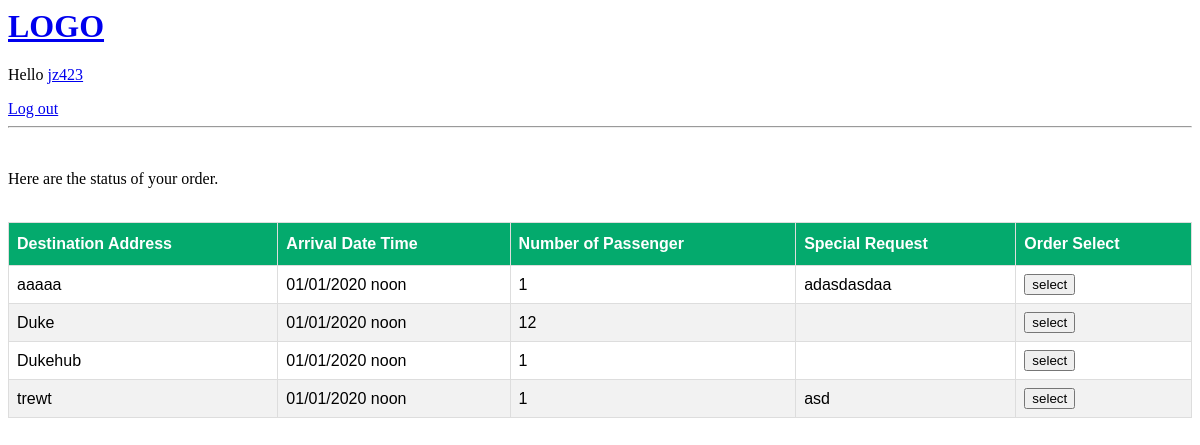
/user/driverSelect/ (signed in), run on the app's committed database.
### user/models.py (models this page shows, shortened)
class Owner(models.Model):
    owner = models.ForeignKey(User, on_delete=models.CASCADE)
    Destination_Address = models.CharField(max_length=100)
    Arrival_Date_Time = models.DateTimeField(help_text='Format: 2020-01-01 12:00')
    Number_of_Passenger = models.PositiveIntegerField(default=1)
    Vehicle_Type = models.CharField(max_length=20, choices=TYPE_CHOICES, default='--')
    Special_Request = models.CharField(max_length=400, blank=True)
    Share_Or_Not = models.BooleanField()
    Max_Share_Num = models.PositiveIntegerField(help_text='If you do not want to share please choose 0', default=0)
    Status = models.CharField(default='Ongoing', max_length=20)
    Sharers_Name = models.CharField(default='', max_length=50, blank=True)
    Driver_Name = models.CharField(default='', max_length=50, blank=True)
    Driver_License = models.CharField(default='', max_length=50, blank=True)

### user/views.py (the view)
# urls.py: path('driverSelect/',DriverListView.as_view() , name='DriverSelect'),
class DriverListView(ListView):
    template_name = 'user/driver_select.html'
    def get_queryset(self):
        return Owner.objects.filter().order_by('Arrival_Date_Time')

### user/templates/user/driver_select.html (shortened to what this page needs)
{%extends 'main.html'%}
{% load mathfilters %}
{%block content%}
<br>
    <p>
        Here are the status of your order.
    </p>
<br>
<table id="customers">
    <thead>
    <tr>
        <th>Destination Address</th>
        <th>Arrival Date Time</th>
        <th>Number of Passenger</th>
        <th>Special Request</th>
        <th>Order Select</th>
    </tr>
    </thead>
    <tbody>
    {% for ride in object_list %}
    <tr>
    <td>{{ ride.Destination_Address }}</td>
    <td>{{ ride.Arrival_Date_Time|date:"m/d/Y P" }}</td>
    <td>{{ ride.Number_of_Passenger }}</td>
    <td>{{ ride.Special_Request }}</td>
    <td><button onclick= "myFunction()">select</button></td>
    </tr>
    {% endfor %}
    </tbody>
</table>
{% endblock %}

### templates/navBar.html
<a href="/">
    <h1>LOGO</h1>
</a>
{% if request.user.is_authenticated %}
<p>Hello <a href="{% url 'UserHome' %}">{{request.user}}</a></p>
<a href="{% url 'logout' %}">Log out</a>
{% else %}
<a href="{%url 'login'%}">Log in</a>
{% endif %}
<hr>

### user/templates/user/driver_select.html (style rules this page uses)
#customers { font-family: Arial, Helvetica, sans-serif; border-collapse: collapse; width: 100%; }
#customers td, #customers th { border: 1px solid #ddd; padding: 8px; }
#customers tr:nth-child(even) { background-color: #f2f2f2; }
#customers th { padding-top: 12px; padding-bottom: 12px; text-align: left; background-color: #04AA6D; color: white; }

### data on the page
Owner: Destination_Address "aaaaa", Arrival_Date_Time "01/01/2020 noon", Number_of_Passenger "1", Special_Request "adasdasdaa"
Owner: Destination_Address "Duke", Arrival_Date_Time "01/01/2020 noon", Number_of_Passenger "12"
Owner: Destination_Address "Dukehub", Arrival_Date_Time "01/01/2020 noon", Number_of_Passenger "1"
Owner: Destination_Address "trewt", Arrival_Date_Time "01/01/2020 noon", Number_of_Passenger "1", Special_Request "asd"

### other printed values
{{ request.user }} "jz423"
